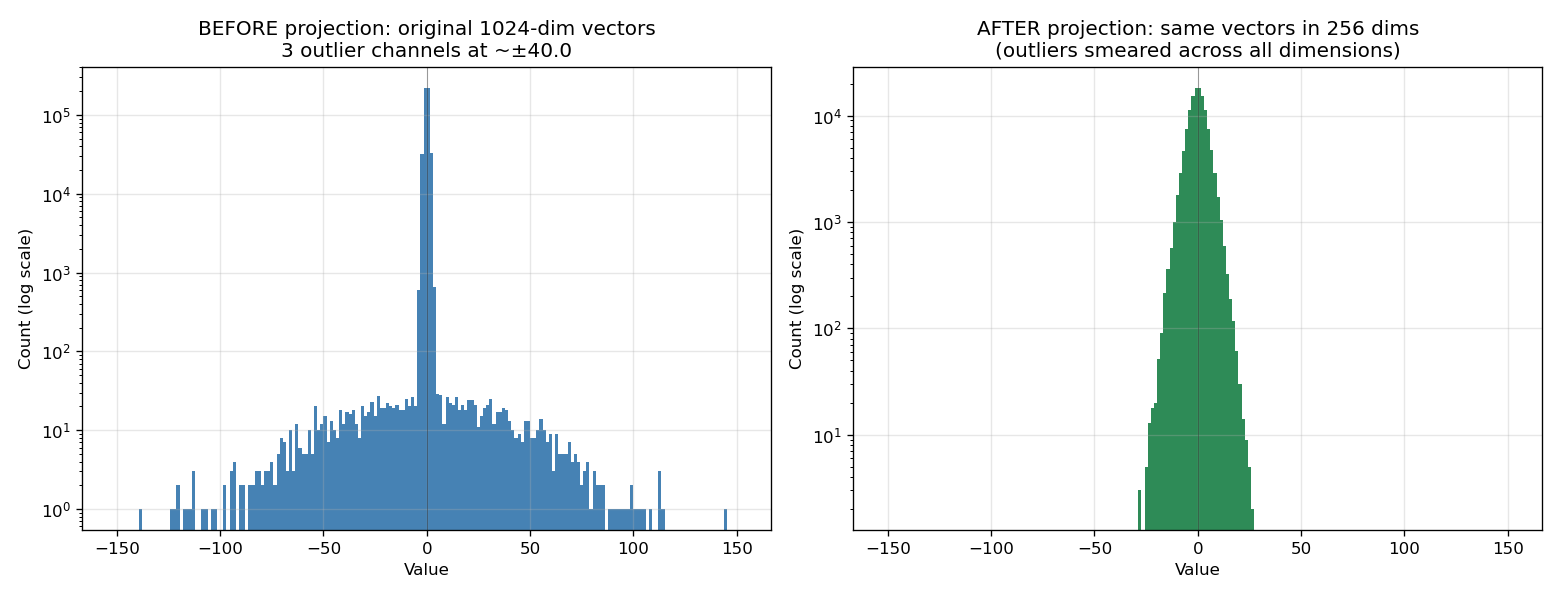

The Python source for this figure:
"""
Pedagogical demo: random projection flattens outlier-heavy distributions.

This is the *second* property of random projection that TurboQuant exploits
(the first being dot-product preservation, demonstrated in jl_demo.py).

Setup:
    Generate vectors that mimic the empirical structure of LLM K/V vectors:
    most channels are small Gaussian noise, but a few "outlier channels"
    have values 30-50x bigger than typical. Naive bit-quantization on this
    data fails because the outliers eat the bucket budget.

Then:
    Apply a random Gaussian projection. Show the histogram of values
    BEFORE projection (peaky with huge outliers in a few dims) vs AFTER
    projection (smooth, near-Gaussian, no concentrated outliers).

The visual takeaway: the outlier *energy* is still in the data
(dot products / norms are preserved by JL), but it's been spread evenly
across all the projected dimensions instead of being concentrated in a few.
A bit-quantizer applied to the post-projection data sees a friendly
distribution and uses its bucket budget efficiently.

Run:  python3 outlier_demo.py
Output: outlier_demo.png
"""
import numpy as np
import matplotlib.pyplot as plt

rng = np.random.default_rng(7)

# --- setup ---
d = 1024                       # original dimension
N = 500                        # number of vectors
k = 256                        # projection dimension
outlier_channels = [47, 312, 800]   # which dims are "outliers"
outlier_scale = 40.0           # how big the outlier values are

# Generate baseline Gaussian noise
X = rng.standard_normal((N, d))

# Inject outliers: in the chosen channels, multiply values by a huge factor
for c in outlier_channels:
    X[:, c] *= outlier_scale

# --- random projection ---
R = rng.standard_normal((d, k)) / np.sqrt(k)
Xp = X @ R                     # shape (N, k)

# --- compare distributions ---
orig_values = X.flatten()
proj_values = Xp.flatten()

# --- plot ---
fig, axes = plt.subplots(1, 2, figsize=(13, 5))

# Determine a shared x-range that covers both distributions
xrange = max(np.abs(orig_values).max(), np.abs(proj_values).max()) * 1.05

ax = axes[0]
ax.hist(orig_values, bins=200, range=(-xrange, xrange),
        color='steelblue', edgecolor='none')
ax.set_yscale('log')
ax.set_xlabel('Value')
ax.set_ylabel('Count (log scale)')
ax.set_title(f'BEFORE projection: original {d}-dim vectors\n'
             f'{len(outlier_channels)} outlier channels at ~±{outlier_scale}')
ax.axvline(0, color='k', linewidth=0.5, alpha=0.4)
ax.grid(True, alpha=0.3)

ax = axes[1]
ax.hist(proj_values, bins=200, range=(-xrange, xrange),
        color='seagreen', edgecolor='none')
ax.set_yscale('log')
ax.set_xlabel('Value')
ax.set_ylabel('Count (log scale)')
ax.set_title(f'AFTER projection: same vectors in {k} dims\n'
             f'(outliers smeared across all dimensions)')
ax.axvline(0, color='k', linewidth=0.5, alpha=0.4)
ax.grid(True, alpha=0.3)

plt.tight_layout()
plt.savefig('outlier_demo.png', dpi=120)

# --- print numerical summary ---
def summary(name, v):
    print(f'{name:>22}  '
          f'mean={v.mean():+.3f}  '
          f'std={v.std():.3f}  '
          f'min={v.min():+.2f}  '
          f'max={v.max():+.2f}  '
          f'p99.9={np.quantile(np.abs(v), 0.999):.2f}')

print(f'd={d}  k={k}  N={N}  outlier_channels={outlier_channels}  outlier_scale={outlier_scale}')
print()
summary('original', orig_values)
summary('projected', proj_values)
print()
print('Saved plot: outlier_demo.png')
